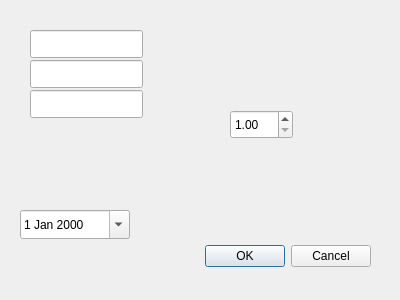
<?xml version="1.0" encoding="UTF-8"?>
<ui version="4.0">
 <class>AddStudentDialog</class>
 <widget class="QDialog" name="AddStudentDialog">
  <property name="geometry">
   <rect>
    <x>0</x>
    <y>0</y>
    <width>400</width>
    <height>300</height>
   </rect>
  </property>
  <property name="windowTitle">
   <string>Dialog</string>
  </property>
  <widget class="QDialogButtonBox" name="buttonBox">
   <property name="geometry">
    <rect>
     <x>30</x>
     <y>240</y>
     <width>341</width>
     <height>32</height>
    </rect>
   </property>
   <property name="orientation">
    <enum>Qt::Orientation::Horizontal</enum>
   </property>
   <property name="standardButtons">
    <set>QDialogButtonBox::StandardButton::Cancel|QDialogButtonBox::StandardButton::Ok</set>
   </property>
  </widget>
  <widget class="QLineEdit" name="lineNume">
   <property name="geometry">
    <rect>
     <x>30</x>
     <y>30</y>
     <width>113</width>
     <height>28</height>
    </rect>
   </property>
  </widget>
  <widget class="QLineEdit" name="lineGrupa">
   <property name="geometry">
    <rect>
     <x>30</x>
     <y>60</y>
     <width>113</width>
     <height>28</height>
    </rect>
   </property>
  </widget>
  <widget class="QLineEdit" name="linePrenume">
   <property name="geometry">
    <rect>
     <x>30</x>
     <y>90</y>
     <width>113</width>
     <height>28</height>
    </rect>
   </property>
  </widget>
  <widget class="QDateEdit" name="dateEditData">
   <property name="geometry">
    <rect>
     <x>20</x>
     <y>210</y>
     <width>110</width>
     <height>29</height>
    </rect>
   </property>
   <property name="calendarPopup">
    <bool>true</bool>
   </property>
  </widget>
  <widget class="QDoubleSpinBox" name="spinNota">
   <property name="geometry">
    <rect>
     <x>230</x>
     <y>110</y>
     <width>63</width>
     <height>29</height>
    </rect>
   </property>
   <property name="minimum">
    <double>1.000000000000000</double>
   </property>
   <property name="maximum">
    <double>10.000000000000000</double>
   </property>
  </widget>
 </widget>
 <resources/>
 <connections>
  <connection>
   <sender>buttonBox</sender>
   <signal>accepted()</signal>
   <receiver>AddStudentDialog</receiver>
   <slot>accept()</slot>
   <hints>
    <hint type="sourcelabel">
     <x>248</x>
     <y>254</y>
    </hint>
    <hint type="destinationlabel">
     <x>157</x>
     <y>274</y>
    </hint>
   </hints>
  </connection>
  <connection>
   <sender>buttonBox</sender>
   <signal>rejected()</signal>
   <receiver>AddStudentDialog</receiver>
   <slot>reject()</slot>
   <hints>
    <hint type="sourcelabel">
     <x>316</x>
     <y>260</y>
    </hint>
    <hint type="destinationlabel">
     <x>286</x>
     <y>274</y>
    </hint>
   </hints>
  </connection>
 </connections>
</ui>
